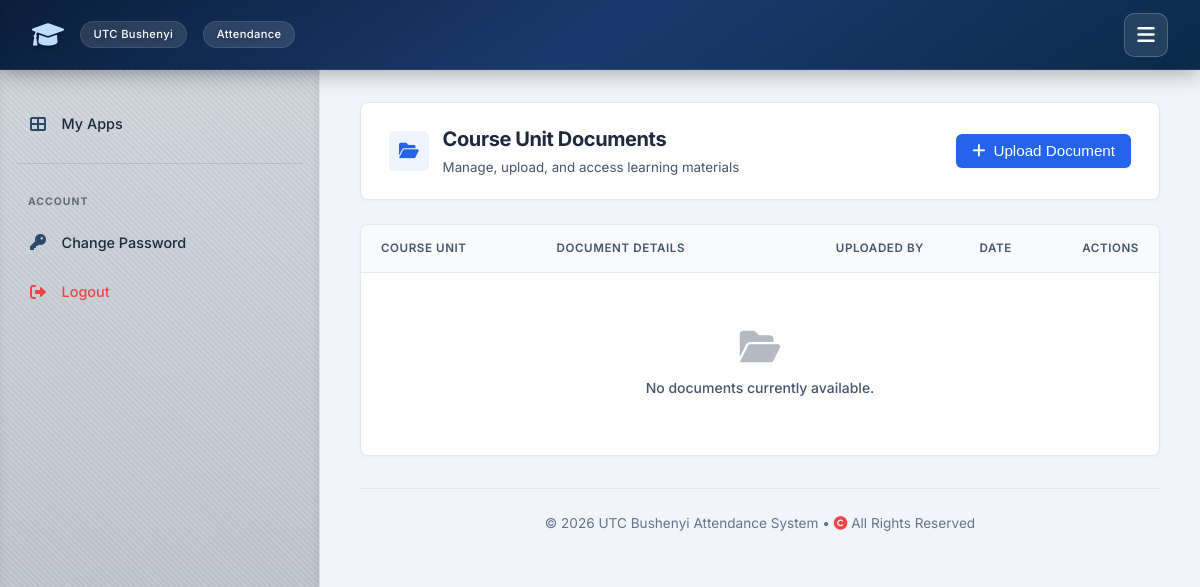
Before: /course-documents/ (signed in) with the older database file.
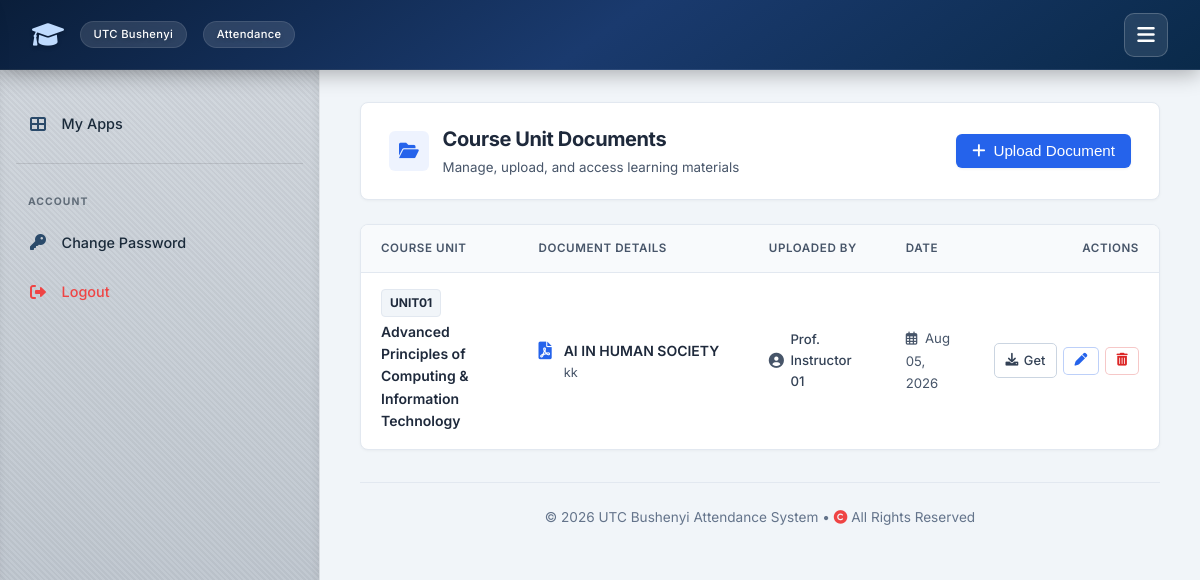
After: the same page with the newer database file.
### attendance/models.py (models this page shows, shortened)
class CourseUnitDocument(models.Model):
    course_unit = models.ForeignKey(CourseUnit, on_delete=models.CASCADE, related_name='documents')
    title = models.CharField(max_length=255)
    description = models.TextField(blank=True, null=True)
    file = models.FileField(upload_to='course_unit_documents/')
    uploaded_by = models.ForeignKey(TeacherProfile, on_delete=models.CASCADE, related_name='uploaded_documents')
    uploaded_at = models.DateTimeField(auto_now_add=True)
    class Meta:
        ordering = ['-uploaded_at']

class CourseUnit(models.Model):
    code = models.CharField(max_length=20, primary_key=True)
    name = models.CharField(max_length=255)
    course = models.ForeignKey(Course, on_delete=models.CASCADE, related_name='units')

class TeacherProfile(models.Model):
    user = models.OneToOneField(User, on_delete=models.CASCADE, related_name='teacher_profile')
    name = models.CharField(max_length=255)
    courses = models.ManyToManyField('Course', blank=True, related_name='teachers')

### attendance/views_users.py (the view, shortened to what this page needs)
# urls.py: path('course-documents/', views_users.manage_course_documents, name='manage_course_documents'),
@login_required
def manage_course_documents(request):
    user = request.user
    if user.role == User.IS_TEACHER:
        teacher = user.teacher_profile
        course_units = CourseUnit.objects.filter(course__in=teacher.courses.all())
        documents = CourseUnitDocument.objects.filter(course_unit__in=course_units)
    elif user.role == User.IS_STUDENT:
        student = user.student_profile
        course_units = CourseUnit.objects.filter(course=student.course)
        documents = CourseUnitDocument.objects.filter(course_unit__in=course_units)
    elif user.role == User.IS_PARENT:
        parent = user.parent_profile
        student_courses = parent.students.values_list('course_id', flat=True)
        course_units = CourseUnit.objects.filter(course_id__in=student_courses)
        documents = CourseUnitDocument.objects.filter(course_unit__in=course_units)
    elif user.role == User.IS_ADMIN:
        course_units = CourseUnit.objects.all()
        documents = CourseUnitDocument.objects.all()
    else:
        return HttpResponse("Unauthorized", status=403)
    return render(request, 'attendance/course_documents.html', {
        'documents': documents,
        'course_units': course_units,
    })

### templates/attendance/course_documents.html (shortened to what this page needs)
{% extends 'attendance/base.html' %}
{% block content %}
{% block sidebar %}
{% include "attendance/sidebar.html" %}
{% endblock %}
<div class="page-header-actions">
    <div class="page-title-group">
        <div class="page-title-icon">
            <i class="fas fa-folder-open"></i>
        </div>
        <div>
            <h2 style="margin: 0; font-size: 1.25rem; font-weight: 700; color: var(--slate-800);">Course Unit Documents</h2>
            <small style="color: var(--slate-600); margin-top: 0.15rem; display: block;">Manage, upload, and access learning materials</small>
        </div>
    </div>
    {% if request.user.role == 'TEACHER' %}
    <button class="btn" id="openUploadModalBtn" style="background: var(--primary-blue); color: #ffffff; border-radius: 6px; padding: 0.55rem 1rem; font-weight: 500; display: inline-flex; align-items: center; gap: 0.5rem; border: none; cursor: pointer;">
        <i class="fas fa-plus"></i> Upload Document
    </button>
    {% endif %}
</div>
<div class="table-container">
    <table class="doc-table">
        <thead>
            <tr>
                <th class="col-unit">Course Unit</th>
                <th class="col-title">Document Details</th>
                <th class="col-author">Uploaded By</th>
                <th class="col-date">Date</th>
                <th class="col-actions">Actions</th>
            </tr>
        </thead>
        <tbody>
            {% for doc in documents %}
            <tr>
                <td class="col-unit">
                    <span class="unit-badge">{{ doc.course_unit.code }}</span>
                    <span class="unit-name">{{ doc.course_unit.name }}</span>
                </td>
                <td class="col-title">
                    <div class="doc-title-wrapper">
                        <i class="fas fa-file-pdf doc-icon"></i>
                        <div>
                            <div style="font-weight: 600; color: var(--slate-800);">{{ doc.title }}</div>
                            {% if doc.description %}
                                <span class="doc-description">{{ doc.description }}</span>
                            {% endif %}
                        </div>
                    </div>
                </td>
                <td class="col-author">
                    <div class="author-pill">
                        <i class="fas fa-user-circle" style="color: var(--slate-600); font-size: 0.95rem;"></i>
                        <span>{{ doc.uploaded_by.name }}</span>
                    </div>
                </td>
                <td class="col-date">
                    <span style="color: var(--slate-600); font-size: 0.825rem;">
                        <i class="far fa-calendar-alt" style="margin-right: 0.25rem;"></i>
                        {{ doc.uploaded_at|date:"M d, Y" }}
                    </span>
                </td>
                <td class="col-actions">
                    <div class="btn-action-group">
                        <a href="{{ doc.file.url }}" target="_blank" download class="btn-sm btn-download" title="Download Document">
                            <i class="fas fa-download"></i>
                            <span>Get</span>
                        </a>
                        {% if request.user.role == 'ADMIN' or request.user.role == 'TEACHER' and doc.course_unit.course in request.user.teacher_profile.courses.all %}
                            <button class="btn-sm btn-edit openEditModalBtn"
                                    data-id="{{ doc.id }}"
                                    data-title="{{ doc.title }}"
                                    data-description="{{ doc.description }}"
                                    data-course-unit="{{ doc.course_unit.code }}"
                                    title="Edit Document">
                                <i class="fas fa-pen"></i>
                            </button>
                            <form method="POST" action="" onsubmit="return confirm('Are you sure you want to delete this document?');" style="display:inline;">
                                <button type="submit" class="btn-sm btn-delete" title="Delete Document">
                                    <i class="fas fa-trash-alt"></i>
                                </button>
                            </form>
                        {% endif %}
                    </div>
                </td>
            </tr>
            {% empty %}
            <tr>
                <td colspan="5" style="text-align: center; padding: 3.5rem 1rem; color: var(--slate-600);">
                    <i class="fas fa-folder-open" style="font-size: 2.25rem; display: block; margin-bottom: 0.75rem; opacity: 0.4;"></i>
                    <p style="margin: 0; font-weight: 500;">No documents currently available.</p>
                </td>
            </tr>
            {% endfor %}
        </tbody>
    </table>
</div>
{% endblock %}

### templates/attendance/base.html (shortened to what this page needs)
{% load static %}
<!DOCTYPE html>
<html lang="en">
<head>
    <link rel="stylesheet" href="https://cdnjs.cloudflare.com/ajax/libs/font-awesome/6.0.0-beta3/css/all.min.css" />
    <link rel="stylesheet" href="{% static 'style.css' %}">
</head>
<body>
    <nav>
        <div class="nav-brand-container">
            <a href="{% url 'attendance:home' %}" class="nav-brand">
                <i class="fas fa-graduation-cap"></i>
                <span>UTC Bushenyi</span>
                <span>Attendance</span>
            </a>
        </div>
        <button class="universal-menu-btn" id="universalMenuBtn" aria-label="Toggle menu">
            <i class="fas fa-bars"></i>
        </button>
    </nav>
    <div class="app-layout" id="appLayout">
        {% block sidebar %}{% endblock %}
        <main class="main-content">
            {% block content %}{% endblock %}
            <div class="footer">
                &copy; 2026 UTC Bushenyi Attendance System &bull; <i class="fas fa-copyright" style="color:#ef4444;"></i> All Rights Reserved
            </div>
        </main>
    </div>
</body>
</html>

### templates/attendance/sidebar.html (shortened to what this page needs)
{% load static %}
{% if user.is_authenticated %}
<aside class="sidebar" id="sidebarContainer">
    <a href="{% url 'attendance:my_apps' %}" class="sidebar-link {% if request.resolver_match.url_name == 'my_apps' %}active{% endif %}">
        <i class="fas fa-th-large"></i> My Apps
    </a>
    <span class="sidebar-divider"></span>
    <div class="sidebar-heading">Account</div>
    <a href="{% url 'attendance:change_password' %}" class="sidebar-link {% if request.resolver_match.url_name == 'change_password' %}active{% endif %}">
        <i class="fas fa-key"></i> Change Password
    </a>
    <a href="{% url 'attendance:logout' %}" class="sidebar-link" style="color:var(--danger);">
        <i class="fas fa-sign-out-alt" style="color:var(--danger);"></i> Logout
    </a>
</aside>
{% endif %}

### static/style.css (style rules this page uses)
:root { --primary: #0f3b3e; --primary-dark: #0c4e6d ; --primary-light: #e6f4f1; --secondary: #2c6e6b; --accent: #3b82f6; --success: #10b981; --success-light: #d1fae5; --danger: #ef4444; --danger-light: #fee2e2; --warning: #f59e0b; --warning-light: #fef3c7; --info: #3b82f6; --info-light: #dbeafe; --bg-main: #f1f5f9; --surface: #ffffff; --surface-hover: #f8fafc; --text-main: #0f172a; --text-muted: #64748b; --border: #e2e8f0; --shadow-sm: 0 1px 3px rgba(0,0,0,0.06); --shadow: 0 4px 12px rgba(0,0,0,0.08); --shadow-lg: 0 10px 30px rgba(0,0,0,0.12); --radius: 16px; --radius-sm: 10px; --transition: all 0.25s cubic-bezier(0.4, 0, 0.2, 1); --font: 'Inter', -apple-system, BlinkMacSystemFont, 'Segoe UI', Roboto, Helvetica, Arial, sans-serif; --nav-height: 70px; --sidebar-width: 320px; }
* { box-sizing: border-box; margin: 0; padding: 0; }
body { font-family: var(--font); background: var(--bg-main); color: var(--text-main); line-height: 1.6; min-height: 100vh; display: flex; flex-direction: column; }
a { text-decoration: none; color: inherit; }
nav { background: linear-gradient(135deg, #0a1128 0%, #101f42 25%, #1e3a8a 65%, #3b82f6 100%); color: #fff; padding: 0 2rem; height: var(--nav-height); display: flex; align-items: center; justify-content: space-between; box-shadow: 0 4px 20px rgba(0,0,0,0.25); position: sticky; top: 0; z-index: 1000; backdrop-filter: blur(4px); }
.nav-brand-container { display: flex; align-items: center; gap: 1rem; }
.nav-brand { display: flex; align-items: center; gap: 0.75rem; font-size: 1.3rem; font-weight: 700; letter-spacing: -0.02em; cursor: pointer; }
.nav-brand i { font-size: 1.6rem; color: #bfdbfe; }
.nav-brand span { background: rgba(255,255,255,0.15); padding: 0.2rem 0.8rem; border-radius: 50px; font-size: 0.7rem; font-weight: 500; letter-spacing: 0.03em; margin-left: 0.25rem; }
.app-layout { display: flex; width: 100%; max-width: 100%; margin: 0 auto; flex: 1; position: relative; overflow-x: hidden; }
.sidebar { width: var(--sidebar-width); background: #f0f4ff; border-right: 1px solid #bfdbfe; padding: 2rem 1rem; display: flex; flex-direction: column; gap: 0.35rem; position: sticky; top: var(--nav-height); height: calc(100vh - var(--nav-height)); overflow-y: auto; flex-shrink: 0; z-index: 10; transition: width 0.3s cubic-bezier(0.4, 0, 0.2, 1), padding 0.3s ease, opacity 0.2s ease; opacity: 1; }
.sidebar-heading { font-size: 0.75rem; font-weight: 700; color: #1e40af; text-transform: uppercase; letter-spacing: 0.06em; padding: 0.75rem 0.75rem 0.25rem 0.75rem; margin-top: 1.25rem; white-space: nowrap; }
.sidebar-heading:first-of-type { margin-top: 0; }
.sidebar-link { display: flex; align-items: center; gap: 0.85rem; padding: 0.65rem 0.75rem; border-radius: var(--radius-sm); color: #1e3a8a; font-weight: 500; font-size: 0.9rem; transition: var(--transition); white-space: nowrap; }
.sidebar-link i { width: 1.25rem; text-align: center; color: #3b82f6; font-size: 1rem; transition: var(--transition); }
.sidebar-divider { border: none; border-top: 1px solid #bfdbfe; margin: 0.75rem 0; }
.main-content { flex: 1; padding: 2rem 2.5rem; min-width: 0; width: 100%; transition: all 0.3s cubic-bezier(0.4, 0, 0.2, 1); }
h2 { font-size: 1.75rem; font-weight: 700; color: var(--primary-dark); margin-bottom: 1.5rem; letter-spacing: -0.02em; display: flex; align-items: center; gap: 0.75rem; }
table { width: 100%; border-collapse: collapse; font-size: 0.95rem; }
th, td { padding: 0.9rem 1.2rem; text-align: left; border-bottom: 1px solid var(--border); }
th { background: #f8fafc; font-weight: 600; color: var(--text-muted); text-transform: uppercase; font-size: 0.7rem; letter-spacing: 0.05em; }
tr:last-child td { border-bottom: none; }
tbody tr { transition: var(--transition); }
.btn { display: inline-flex; align-items: center; justify-content: center; gap: 0.5rem; background: linear-gradient(135deg, var(--secondary), var(--primary)); color: #fff; padding: 0.75rem 1.8rem; border: none; border-radius: 50px; font-weight: 600; font-size: 0.95rem; cursor: pointer; transition: var(--transition); box-shadow: var(--shadow-sm); text-decoration: none; }
.footer { text-align: center; padding: 1.5rem 0; color: var(--text-muted); font-size: 0.85rem; border-top: 1px solid var(--border); margin-top: 3rem; }

Changed rows visible on the page:
added CourseUnitDocument: course_unit.code "UNIT01", course_unit.name "Advanced Principles of Computing & Information Technology", title "AI IN HUMAN SOCIETY", description "kk", uploaded_by.name "Prof. Instructor 01", uploaded_at "Aug 05, 2026"
Other visible differences:
text no longer shown: "No documents currently available."
